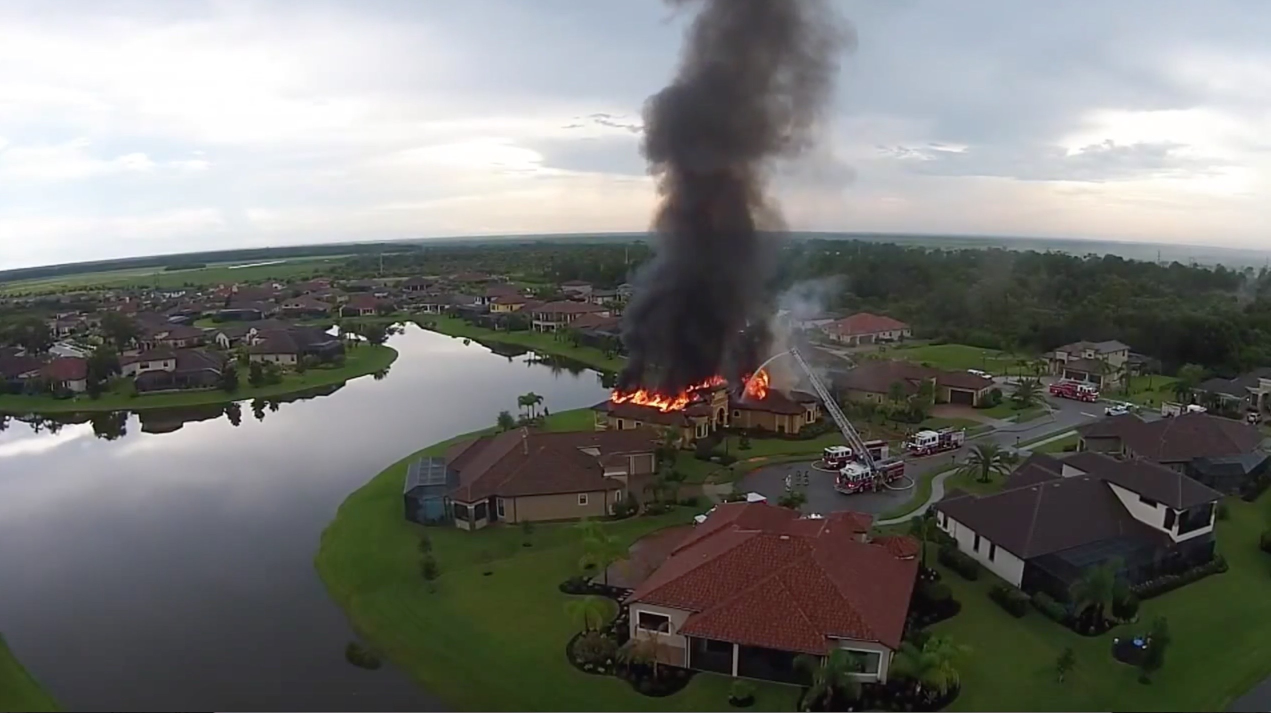
#> input picture pics/drone_fire.jpg, 2542 x 1426 px (shown at 1/2 size)
$ python colorspace.py
#> lines starting #> are read from the running program, lines starting #| are printed output that depends on the picture; after the words box and inside, x2 and y2 are one past the last pixel; in counts of white or black regions, pixels touching at a corner belong together
import numpy as np
import cv2

xscale = 1
yscale = 1
tau = 20

fire_orig = cv2.imread('pics/drone_fire.jpg')
#> fire_orig is the input picture: shape (1426, 2542, 3); mean B, G, R 113.2, 116.6, 116.2
fire_orig = cv2.resize(fire_orig, (0,0), fx=1/2, fy=1/2)
#> fire_orig: shape (713, 1271, 3)

rows_orig, cols_orig, channels_orig = fire_orig.shape
#> rows_orig = 713; cols_orig = 1271; channels_orig = 3

fire = cv2.resize(fire_orig, (0,0), fx=1/xscale, fy=1/yscale)
ycb = cv2.cvtColor(fire, cv2.COLOR_BGR2YCR_CB)
#> ycb: shape (713, 1271, 3); mean of channels 0, 1, 2 116.2, 128.1, 126.4

B, G, R = cv2.split(fire)
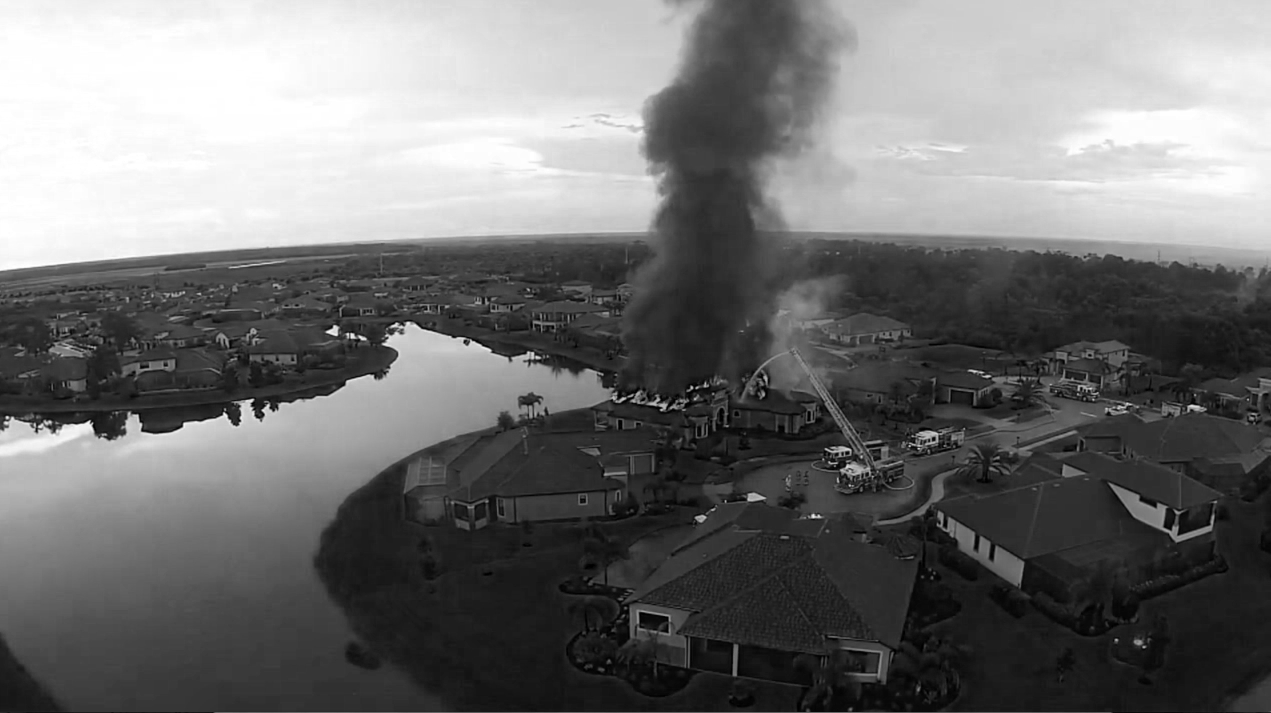
#> B: shape (713, 1271); min 0, max 255, mean 113.3
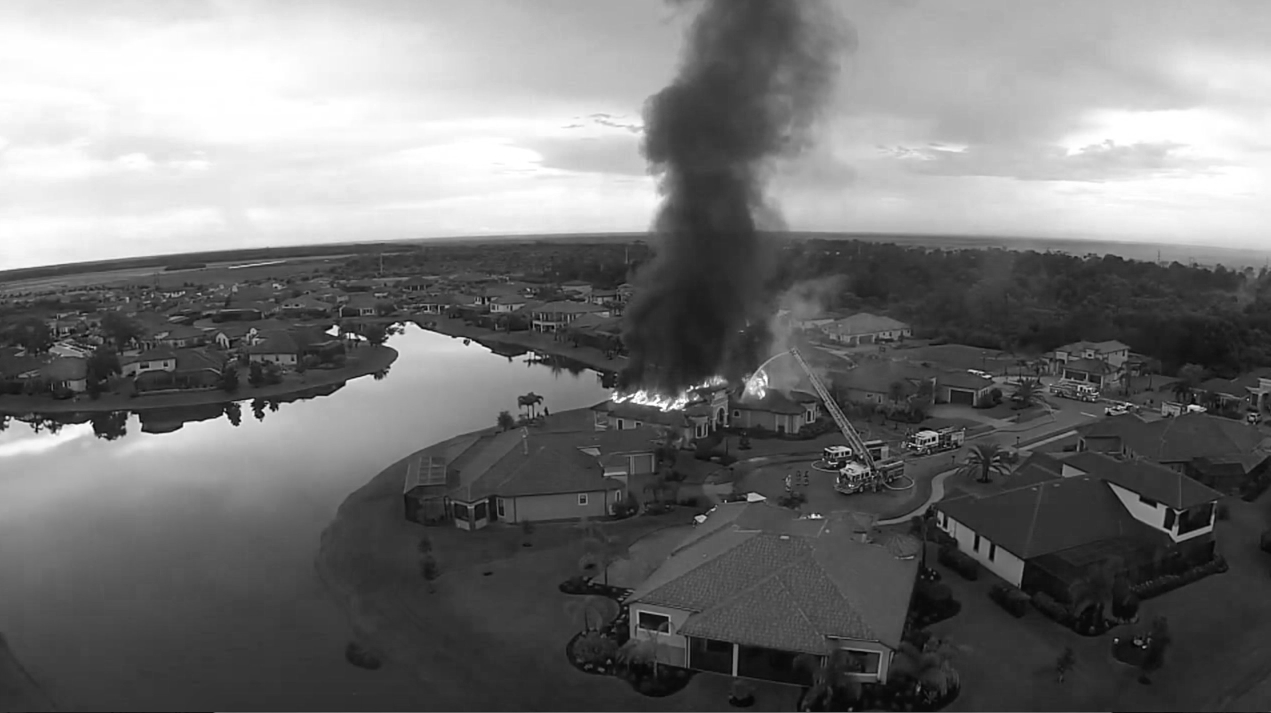
#> R: shape (713, 1271); min 0, max 255, mean 116.3
Y, Cr, Cb = cv2.split(ycb)
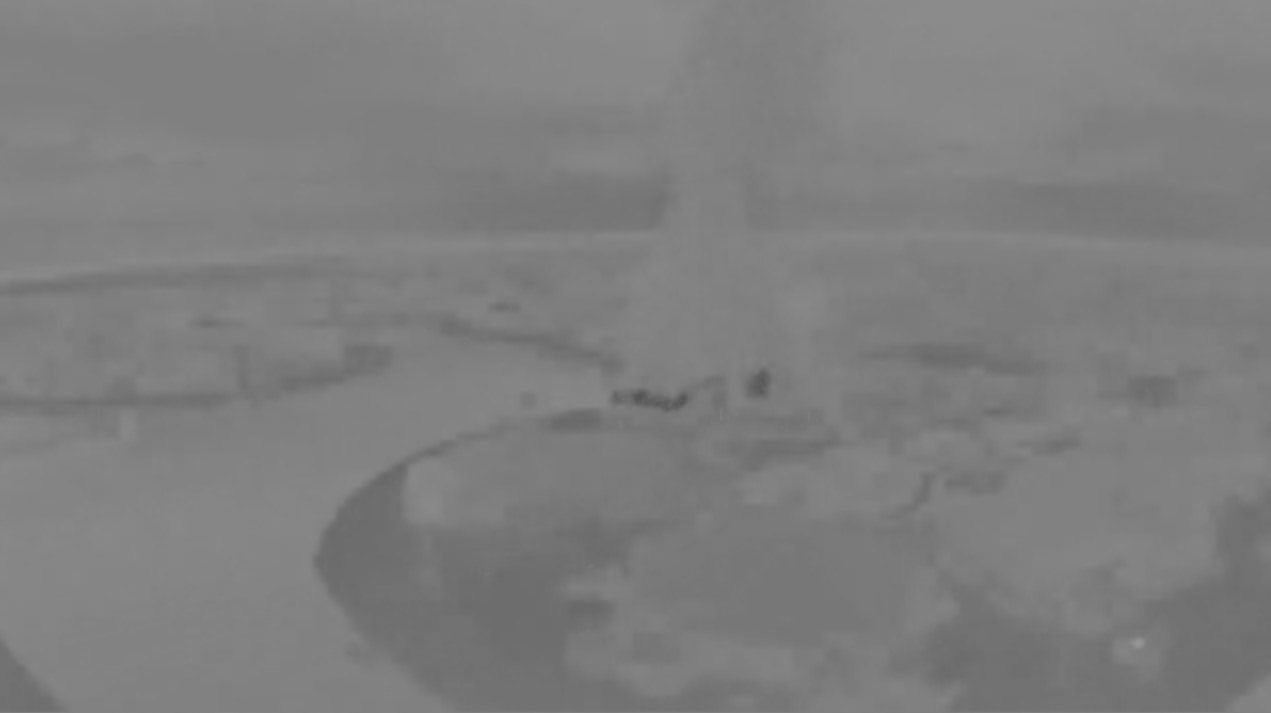
#> Cb: shape (713, 1271); min 82, max 151, mean 126.4

rows, cols, channels = ycb.shape
#> rows = 713; cols = 1271; channels = 3

y_avg = np.mean(Y)
#> y_avg = 116.2
Cr_avg = np.mean(Cr)
#> Cr_avg = 128.1
Cb_avg = np.mean(Cb)
#> Cb_avg = 126.4

bitmask = np.zeros((rows,cols), dtype=np.uint8)
r5a = False
r5b = False
r5c = False
xcenter = 0
ycenter = 0
num_points = 0

for i in range(cols):
	for j in range(rows):

		r1 = (Y[j][i] >= Cb[j][i])
		r2 = (Cr[j][i] >= Cb[j][i])
		r3 = (Y[j][i] >= y_avg) and (Cr[j][i] >= Cr_avg) and (Cb[j][i] <= Cb_avg)
		r4 = (np.absolute(int(Cb[j][i]) - int(Cr[j][i])) > tau)
		r6 = (B[j][i] < G[j][i])
		r7 = (G[j][i] < R[j][i])

		# if (r1 and r2 and r3 and r4):
		if(True):
			# f1 = -2.62*(10**(-10))*Cr[j][i]**7 + 3.27*(10**(-7))*Cr[j][i]**6 \
			# 	-1.75*(10**(-4))*Cr[j][i]**5 + 5.16*(10**(-2))*Cr[j][i]**4 \
			# 	-9.10*(10**(0))*Cr[j][i]**3 - 5.60*(10**(4))*Cr[j][i] + 1.40*(10**(6))
			# f2 = -6.77*(10**(-8))*Cr[j][i]**5 + 5.50*(10**(-5))*Cr[j][i]**4 \
		 # 		-1.76*(10**(-2))*Cr[j][i]**3 + 2.78*(10**(-0))*Cr[j][i]**2 \
			# 	-2.15*(10**(2))*Cr[j][i] + 6.62*(10**(3))
			f3 = 1.80*(10**(-4))*Cr[j][i]**4 - 1.02*(10**(-1))*Cr[j][i]**3 \
				+21.66*(10**(0))*Cr[j][i]**2 - 2.05*(10**(3))*Cr[j][i] + 7.29*(10**(4))
			#r5a = (Cb[j][i] >= f1)
			#r5b = (Cb[j][i] <= f2)
			r5c = (Cb[j][i] <= 10*f3)
			if(r5c):
				bitmask[j][i] = True
				xcenter += i
				ycenter += j
				num_points += 1
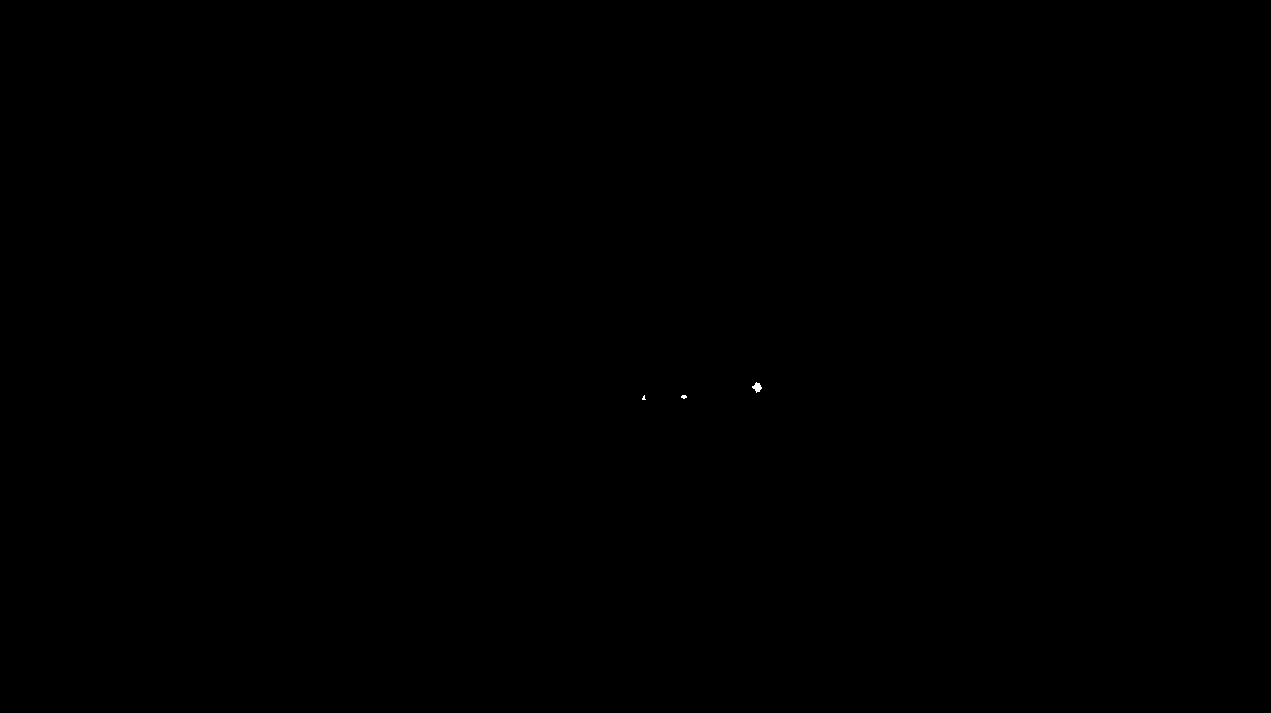
#> bitmask: shape (713, 1271); values 0 (black) and 1 (white), 0.01% white; 3 white regions (2 under 20 px), largest, box (x1, y1, x2, y2) and area: (752, 382, 762, 393) 62
#> after the loop, num_points = 92; xcenter = 66947; ycenter = 35893

xcenter = int(xcenter / num_points * xscale)
#> xcenter = 727
ycenter = int(ycenter / num_points * yscale)
#> ycenter = 390
if(num_points):
	cv2.circle(fire_orig, (xcenter, ycenter), 80, (255, 255, 255), 5)

fire_new = cv2.bitwise_and(fire,fire,mask = bitmask)

cv2.imshow('original', fire_orig)
new_restored = cv2.resize(fire_new, (0,0), fx=xscale, fy=yscale)
cv2.imshow('just the fire', new_restored)
cv2.waitKey(0)
cv2.destroyAllWindows
